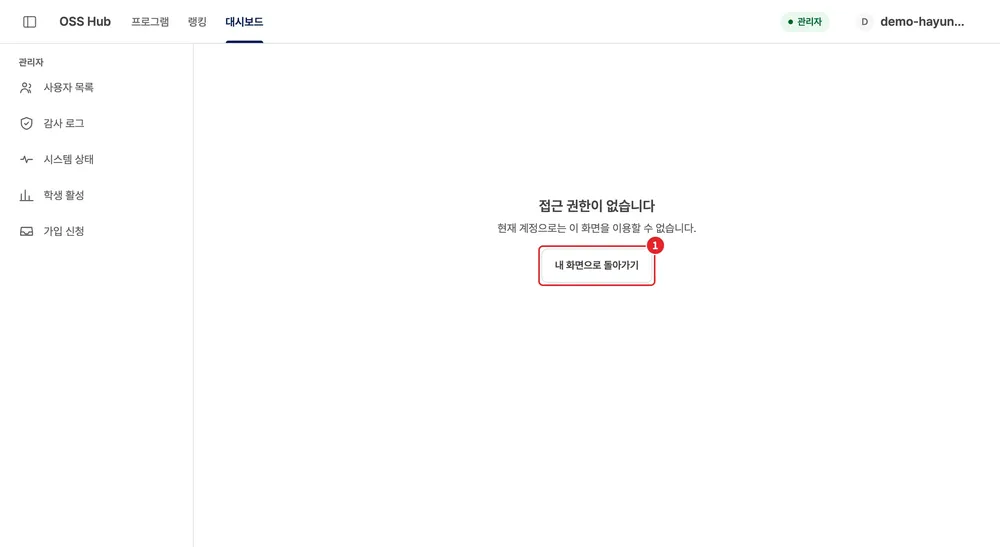
#> input picture guide/src/assets/shots/admin/access-denied.webp, 1000 x 547 px, shrunk from 2560 x 1400 before the run; its folder holds only this picture in this run
$ python margin-check.py
#> lines starting #> are read from the running program, lines starting #| are printed output that depends on the picture
import os,sys
from pathlib import Path
from PIL import Image
import numpy as np
def first(lines):
    for i,l in enumerate(lines):
        if (np.abs(l-np.median(l))>40).mean()>0.004: return i/2
    return len(lines)/2
ROOT=Path(os.environ.get('GUIDE_SHOT_ROOT') or Path(__file__).resolve().parents[3]/'guide/src/assets/shots')
rows=[]
for f in sorted(ROOT.rglob('*.webp')):
    a=np.asarray(Image.open(f).convert('L')).astype(int);h,w=a.shape
#> after `a = np.asarray(Image.open(f).convert('L')).astype(int)`:
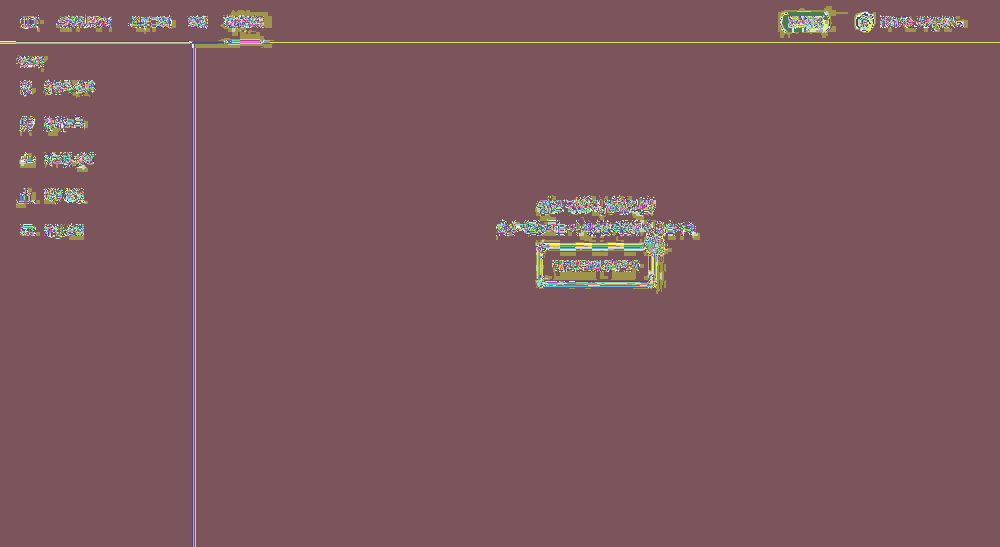
#> a: shape (547, 1000) int64; 239 distinct labels, from 3 to 255; one colour per label, 0 black
#> after `h, w = a.shape`: h = 547; w = 1000
#> the loop in first, `for i,l in enumerate(lines):` made 17 passes
#> the loop in first, `for i,l in enumerate(lines):` made 20 passes
#> the loop in first, `for i,l in enumerate(lines):` made 47 passes
    m=dict(t=first(a),b=first(a[::-1]),l=first(a.T),r=first(a.T[::-1]))
#> m = {'t': 8, 'b': 130.5, 'l': 9.5, 'r': 23}
    rows.append((str(f.relative_to(ROOT)),w//2,h//2,m))
#> pass 2 of the loop `for f in sorted(ROOT.rglob('*.webp')):`:
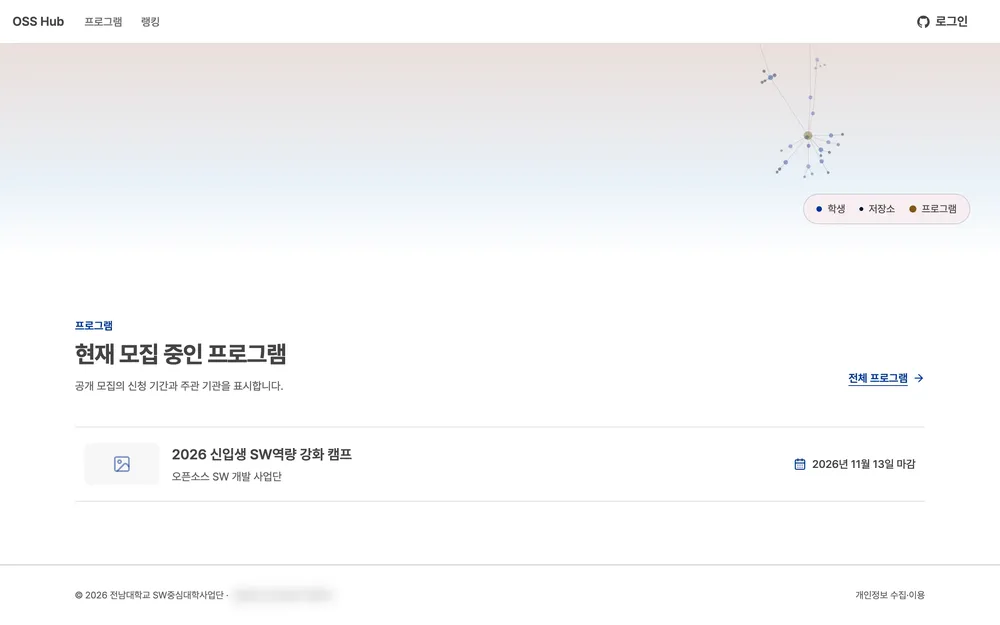
#> input picture guide/src/assets/shots/intro/home-recruiting.webp, 1000 x 625 px, shrunk from 2560 x 1600 before the run
#> `a = np.asarray(Image.open(f).convert('L')).astype(int)`:
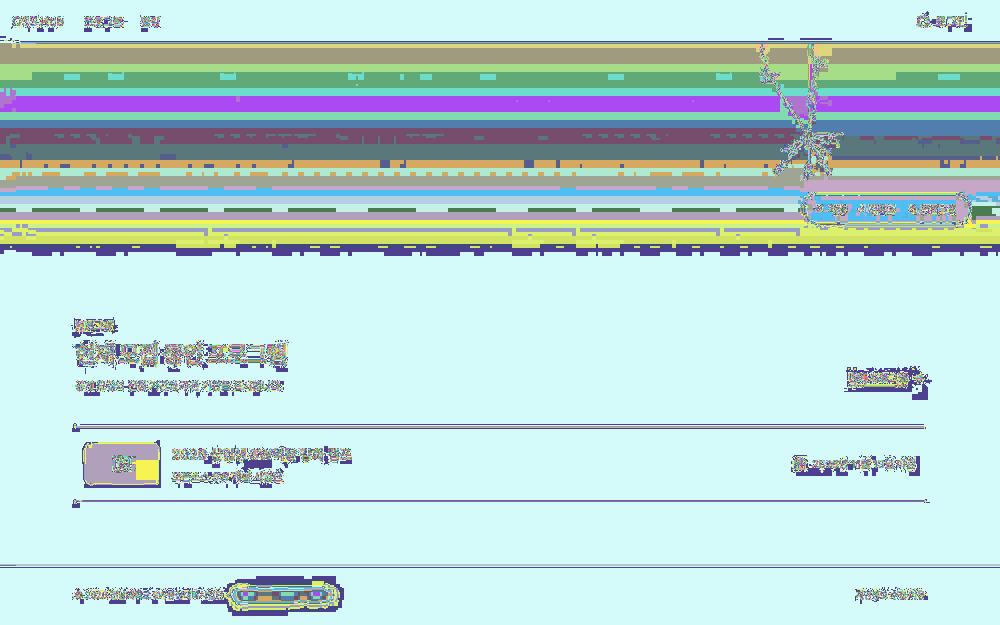
#> a: shape (625, 1000) int64; 233 distinct labels, from 7 to 255; one colour per label, 0 black
#> the loop in first, `for i,l in enumerate(lines):` made 16 passes
#> the loop in first, `for i,l in enumerate(lines):` made 26 passes
#> the loop in first, `for i,l in enumerate(lines):` made 14 passes
#> the loop in first, `for i,l in enumerate(lines):` made 31 passes
#> m = {'t': 7.5, 'b': 12.5, 'l': 6.5, 'r': 15}
th=float(sys.argv[1]) if len(sys.argv)>1 else 6
bad=[r for r in rows if min(r[3].values())<th]
#> bad = []
print(len(rows),len(bad))
#| 2 0
for n,w,h,m in bad: print(f"{n:48}{w:5}x{h:<5}"," ".join(f"{k}{v:g}" for k,v in m.items()))
#> this loop made 0 passes
